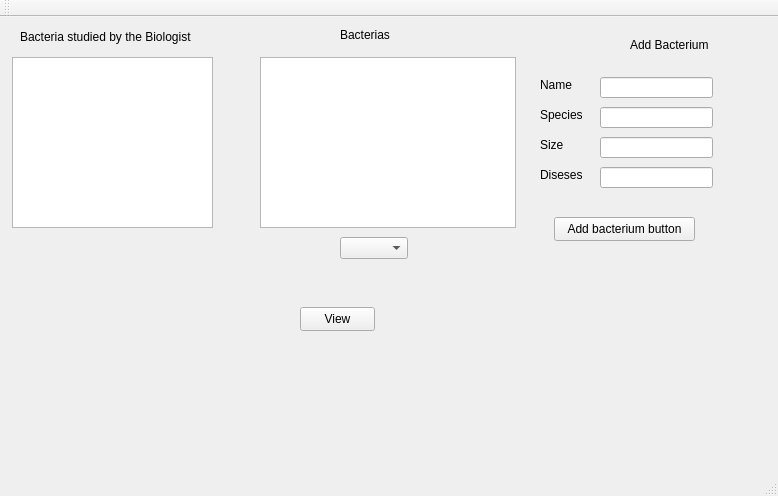
<?xml version="1.0" encoding="UTF-8"?>
<ui version="4.0">
 <class>BiologistWindowClass</class>
 <widget class="QMainWindow" name="BiologistWindowClass">
  <property name="geometry">
   <rect>
    <x>0</x>
    <y>0</y>
    <width>778</width>
    <height>496</height>
   </rect>
  </property>
  <property name="windowTitle">
   <string>BiologistWindow</string>
  </property>
  <widget class="QWidget" name="centralWidget">
   <widget class="QTableView" name="bacteriaTable">
    <property name="geometry">
     <rect>
      <x>12</x>
      <y>40</y>
      <width>201</width>
      <height>171</height>
     </rect>
    </property>
   </widget>
   <widget class="QLabel" name="label">
    <property name="geometry">
     <rect>
      <x>20</x>
      <y>10</y>
      <width>181</width>
      <height>20</height>
     </rect>
    </property>
    <property name="text">
     <string>Bacteria studied by the Biologist</string>
    </property>
   </widget>
   <widget class="QListWidget" name="allBacteriaList">
    <property name="geometry">
     <rect>
      <x>260</x>
      <y>40</y>
      <width>256</width>
      <height>171</height>
     </rect>
    </property>
   </widget>
   <widget class="QLabel" name="label_2">
    <property name="geometry">
     <rect>
      <x>340</x>
      <y>10</y>
      <width>61</width>
      <height>16</height>
     </rect>
    </property>
    <property name="text">
     <string>Bacterias</string>
    </property>
   </widget>
   <widget class="QComboBox" name="bacteriaComboBox">
    <property name="geometry">
     <rect>
      <x>340</x>
      <y>220</y>
      <width>68</width>
      <height>22</height>
     </rect>
    </property>
   </widget>
   <widget class="QLabel" name="label_3">
    <property name="geometry">
     <rect>
      <x>630</x>
      <y>20</y>
      <width>111</width>
      <height>16</height>
     </rect>
    </property>
    <property name="text">
     <string>Add Bacterium</string>
    </property>
   </widget>
   <widget class="QLabel" name="label_4">
    <property name="geometry">
     <rect>
      <x>540</x>
      <y>60</y>
      <width>49</width>
      <height>16</height>
     </rect>
    </property>
    <property name="text">
     <string>Name</string>
    </property>
   </widget>
   <widget class="QLabel" name="label_5">
    <property name="geometry">
     <rect>
      <x>540</x>
      <y>90</y>
      <width>49</width>
      <height>16</height>
     </rect>
    </property>
    <property name="text">
     <string>Species</string>
    </property>
   </widget>
   <widget class="QLabel" name="label_6">
    <property name="geometry">
     <rect>
      <x>540</x>
      <y>120</y>
      <width>49</width>
      <height>16</height>
     </rect>
    </property>
    <property name="text">
     <string>Size</string>
    </property>
   </widget>
   <widget class="QLabel" name="label_7">
    <property name="geometry">
     <rect>
      <x>540</x>
      <y>150</y>
      <width>49</width>
      <height>16</height>
     </rect>
    </property>
    <property name="text">
     <string>Diseses</string>
    </property>
   </widget>
   <widget class="QLineEdit" name="nameLine">
    <property name="geometry">
     <rect>
      <x>600</x>
      <y>60</y>
      <width>113</width>
      <height>21</height>
     </rect>
    </property>
   </widget>
   <widget class="QLineEdit" name="speciesLine">
    <property name="geometry">
     <rect>
      <x>600</x>
      <y>90</y>
      <width>113</width>
      <height>21</height>
     </rect>
    </property>
   </widget>
   <widget class="QLineEdit" name="sizeLine">
    <property name="geometry">
     <rect>
      <x>600</x>
      <y>120</y>
      <width>113</width>
      <height>21</height>
     </rect>
    </property>
   </widget>
   <widget class="QLineEdit" name="diseaseLine">
    <property name="geometry">
     <rect>
      <x>600</x>
      <y>150</y>
      <width>113</width>
      <height>21</height>
     </rect>
    </property>
   </widget>
   <widget class="QPushButton" name="addBacteriumButton">
    <property name="geometry">
     <rect>
      <x>554</x>
      <y>200</y>
      <width>141</width>
      <height>24</height>
     </rect>
    </property>
    <property name="text">
     <string>Add bacterium button</string>
    </property>
   </widget>
   <widget class="QWidget" name="verticalLayoutWidget">
    <property name="geometry">
     <rect>
      <x>30</x>
      <y>260</y>
      <width>160</width>
      <height>80</height>
     </rect>
    </property>
    <layout class="QVBoxLayout" name="verticalLayout"/>
   </widget>
   <widget class="QPushButton" name="viewPushButton">
    <property name="geometry">
     <rect>
      <x>300</x>
      <y>290</y>
      <width>75</width>
      <height>24</height>
     </rect>
    </property>
    <property name="text">
     <string>View</string>
    </property>
   </widget>
  </widget>
  <widget class="QMenuBar" name="menuBar">
   <property name="geometry">
    <rect>
     <x>0</x>
     <y>0</y>
     <width>778</width>
     <height>22</height>
    </rect>
   </property>
  </widget>
  <widget class="QToolBar" name="mainToolBar">
   <attribute name="toolBarArea">
    <enum>TopToolBarArea</enum>
   </attribute>
   <attribute name="toolBarBreak">
    <bool>false</bool>
   </attribute>
  </widget>
  <widget class="QStatusBar" name="statusBar"/>
 </widget>
 <layoutdefault spacing="6" margin="11"/>
 <resources/>
 <connections/>
</ui>
